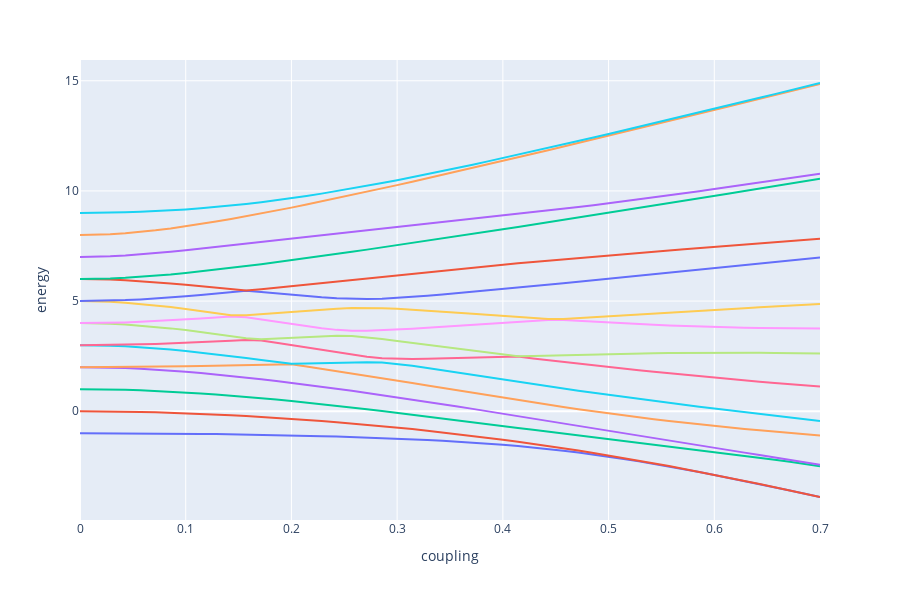

Write notebook code for a chart like this one.
### Code cell
fig = px.line(melt,x="coupling",y="energy",color="level",width=900,height=600)
fig.layout.showlegend = False 
fig.show()  # Don't use plot when you have M ~ 1000 it will likely grind to a hault
# fig.write_image("levels.png")
